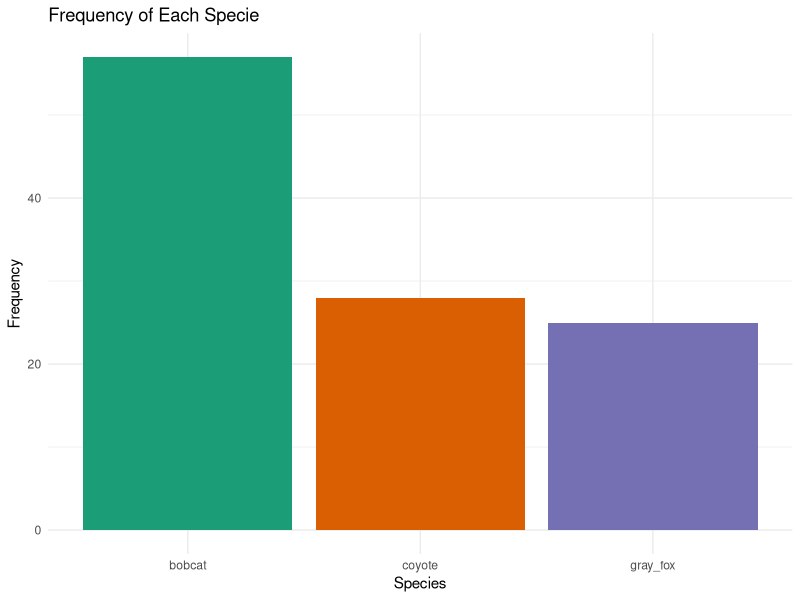
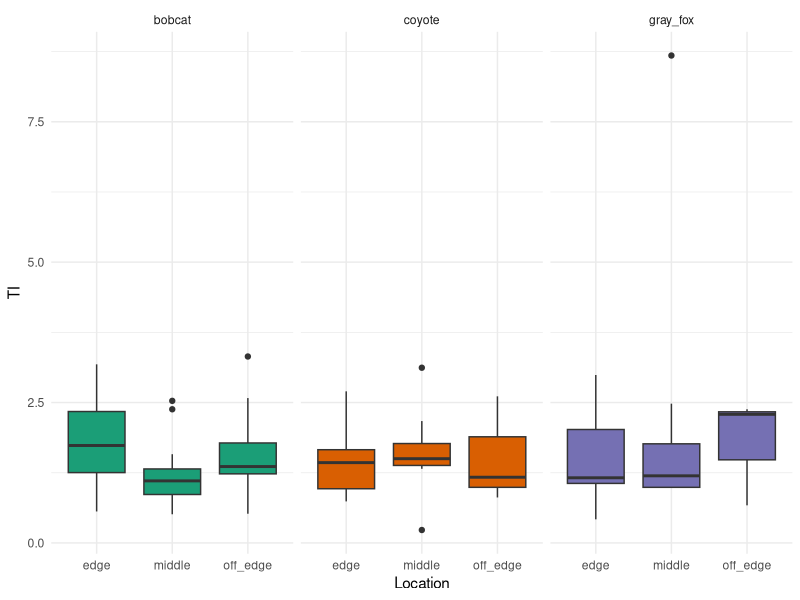
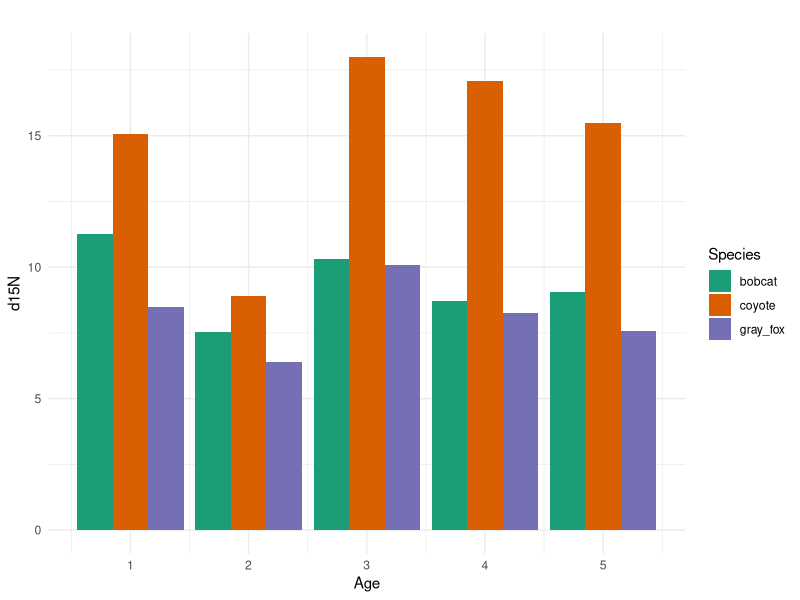

Recreate these plots in R, in order.
## ---- chunk 1
#| label: setup
#| message: false

library(tidyverse)
library(modeldata)
## ---- chunk 2
#| message: false
#| warning: false
ggplot(scat, 
       aes(x = Species,
           fill = Species)) + 
  geom_bar(show.legend = FALSE) + 
  labs(title = "Frequency of Each Specie",
       x = "Species",
       y = "Frequency") +
  scale_fill_brewer(palette = "Dark2") +
  theme_minimal()
## ---- chunk 3
#| message: false
#| warning: false
ggplot(scat, 
       aes(x = Location,
                 y = TI,
                 fill = Species)) +
  geom_boxplot(show.legend = FALSE) +
  facet_wrap(~Species) +
  scale_fill_brewer(palette = "Dark2") +
  theme_minimal()
## ---- chunk 4
#| message: false
#| warning: false
ggplot(scat, 
       aes(x = Age,
           y = d15N,
           fill = Species)) + 
  geom_col(position = "dodge") + 
  labs(title = " ",
       x = "Age",
       y = "d15N") +
  scale_fill_brewer(palette = "Dark2") + theme_minimal()
